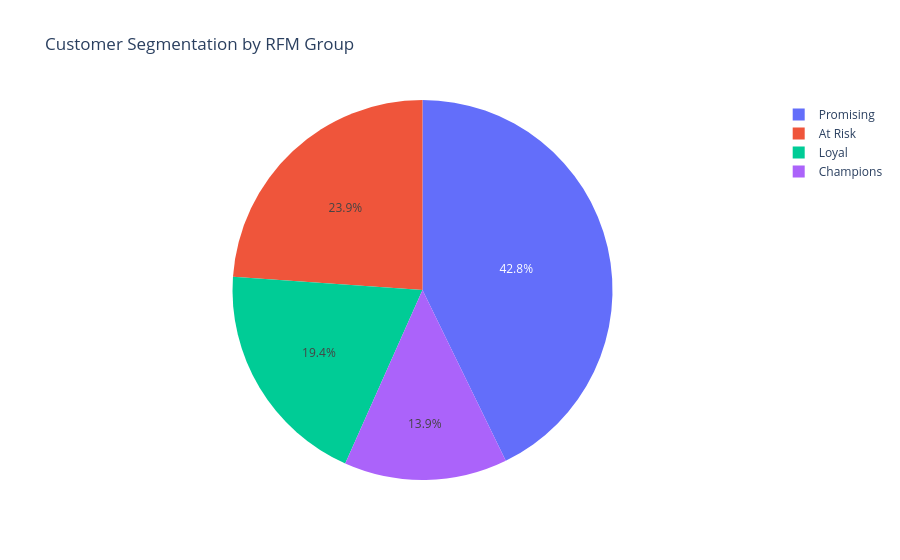

Notebook source saved alongside this figure:
### Code cell
fig = px.pie(
    segment_summary,
    values='customers',
    names='segment',
    title='Customer Segmentation by RFM Group'
)
fig.show()

### Figure 1 — Plotly figure (JSON) as saved in the notebook; plotly's stock layout.template omitted (floating-point values rounded to 4 significant figures)
{"data": [{"domain": {"x": [0, 1], "y": [0, 1]}, "hovertemplate": "segment=%{label}<br>customers=%{value}<extra></extra>", "labels": ["At Risk", "Promising", "Loyal", "Champions"], "legendgroup": "", "name": "", "showlegend": true, "type": "pie", "values": [43, 77, 35, 25]}], "layout": {"legend": {"tracegroupgap": 0}, "title": {"text": "Customer Segmentation by RFM Group"}}}
